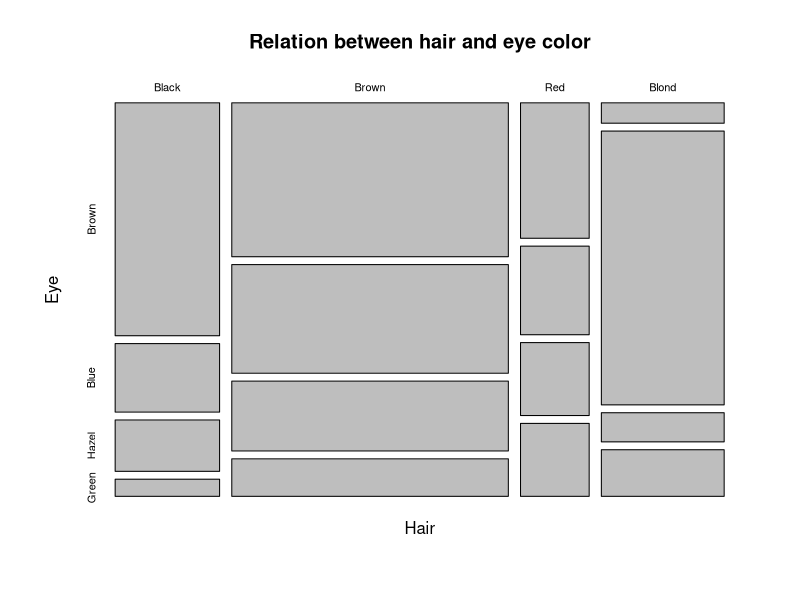
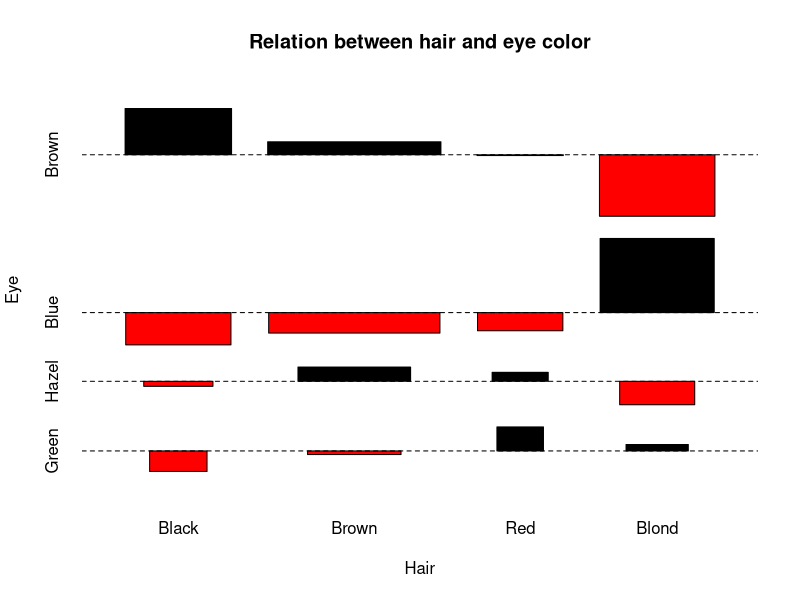
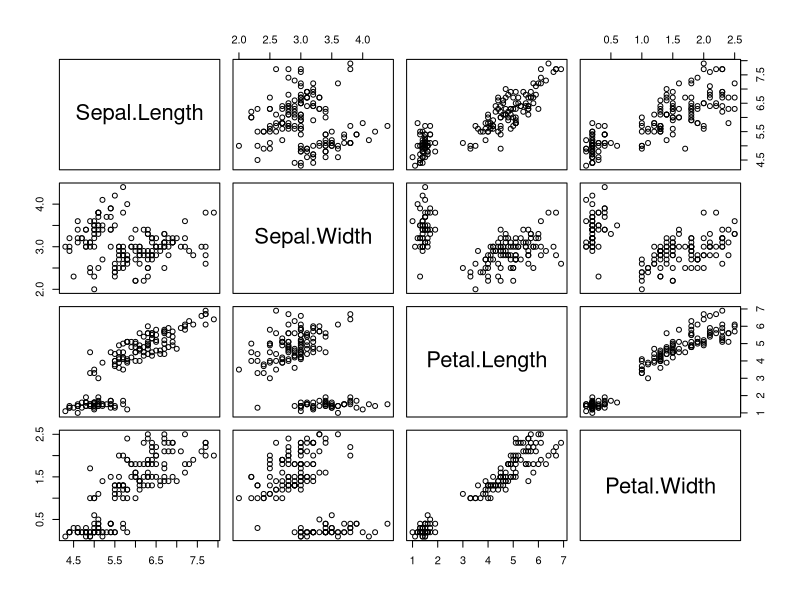
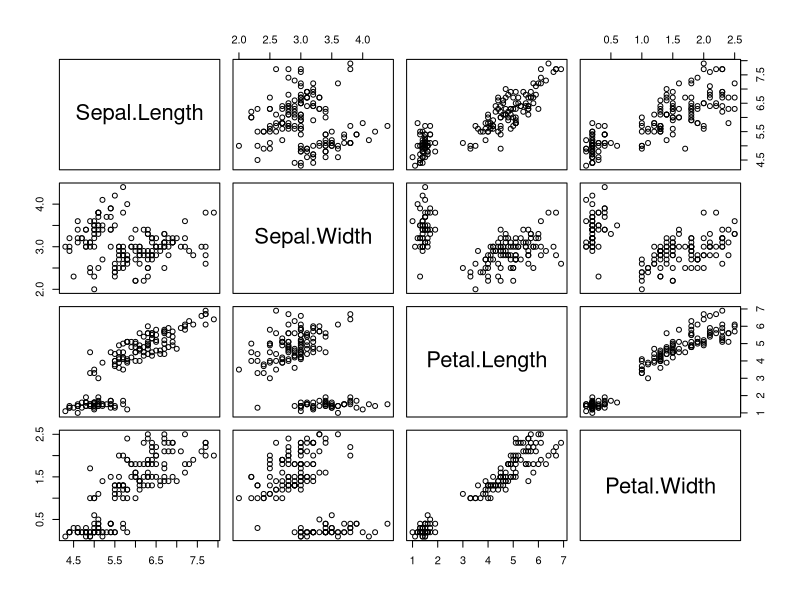
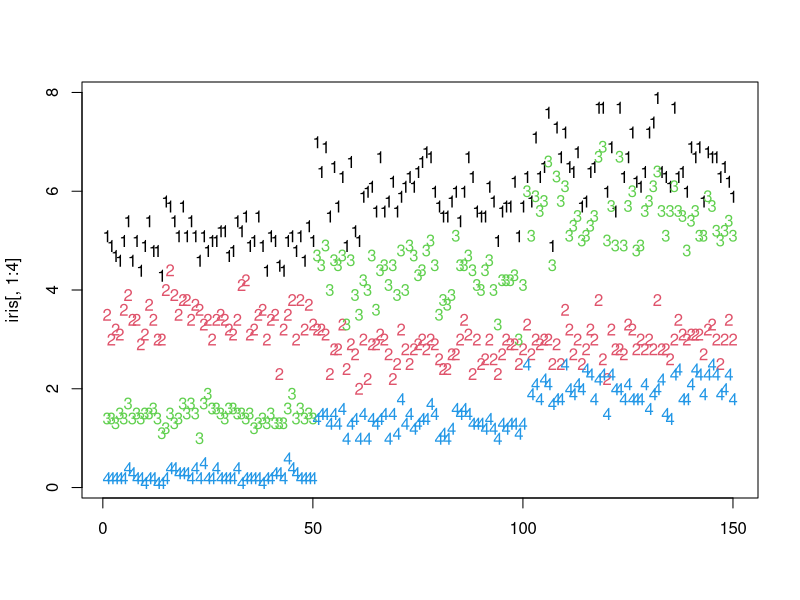
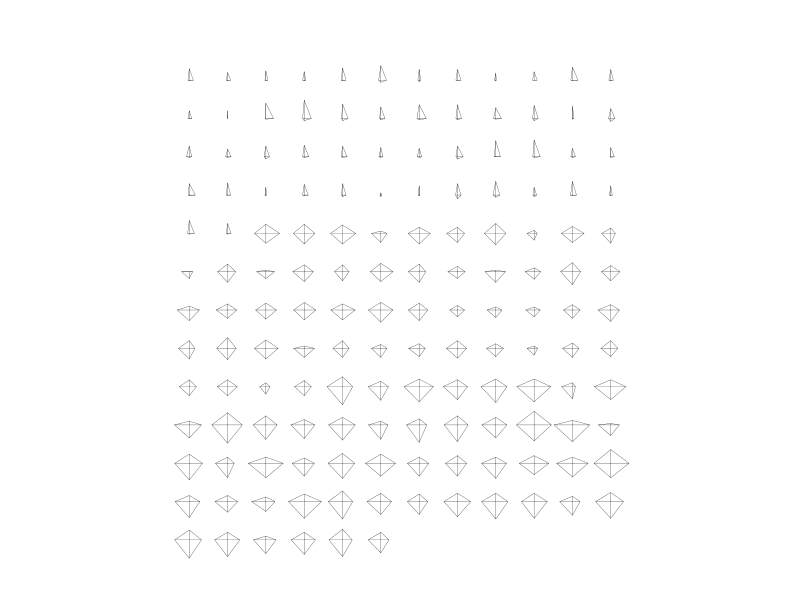
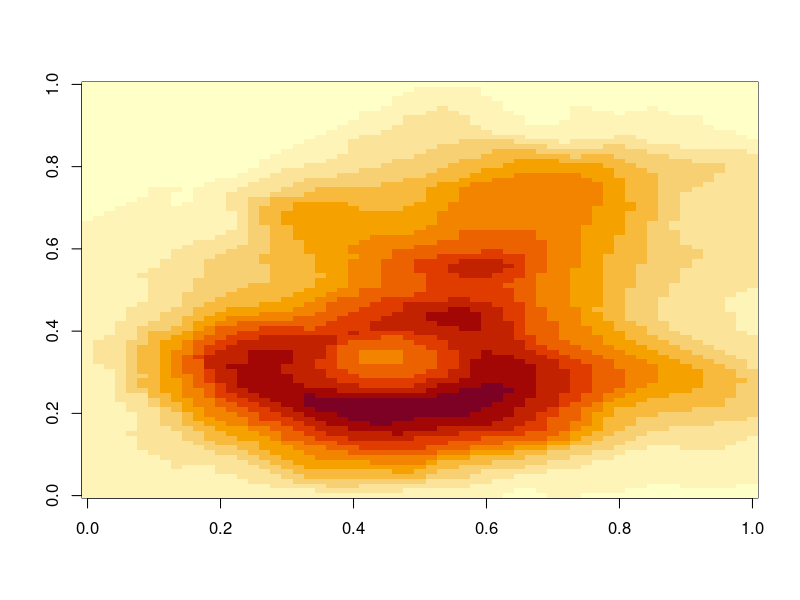
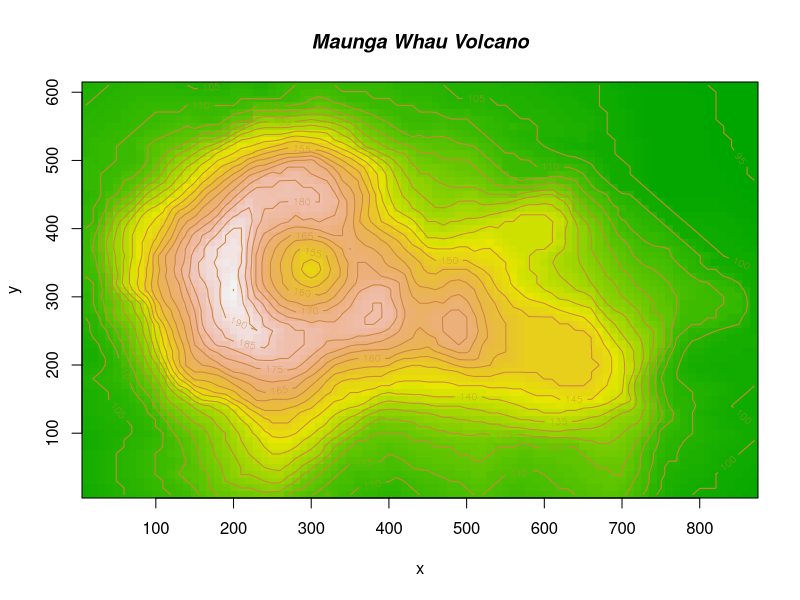

Source code (R) for these figures, in order:
HairEyeColor
x <- margin.table(HairEyeColor, c(1, 2))
x

mosaicplot(x, main = "Relation between hair and eye color")

assocplot(x, main = "Relation between hair and eye color")

plot(iris[ , 1:4])

pairs(iris[ , 1:4])

matplot(iris[ , 1:4])
iris

stars(iris[ , 1:4])

max(iris[,3])

image(t(volcano)[ncol(volcano):1, ])

x <- 10*(1:nrow(volcano))
y <- 10*(1:ncol(volcano))
image(x, y, volcano, col = terrain.colors(100), axes = FALSE)
contour(x, y, volcano, levels = seq(90, 200, by = 5),
        add = TRUE, col = "peru")
axis(1, at = seq(100, 800, by = 100))
axis(2, at = seq(100, 600, by = 100))
box()
title(main = "Maunga Whau Volcano", font.main = 4)

symbols(iris[, 1], iris[, 2], circles = iris[, 3]/100,inches = FALSE)